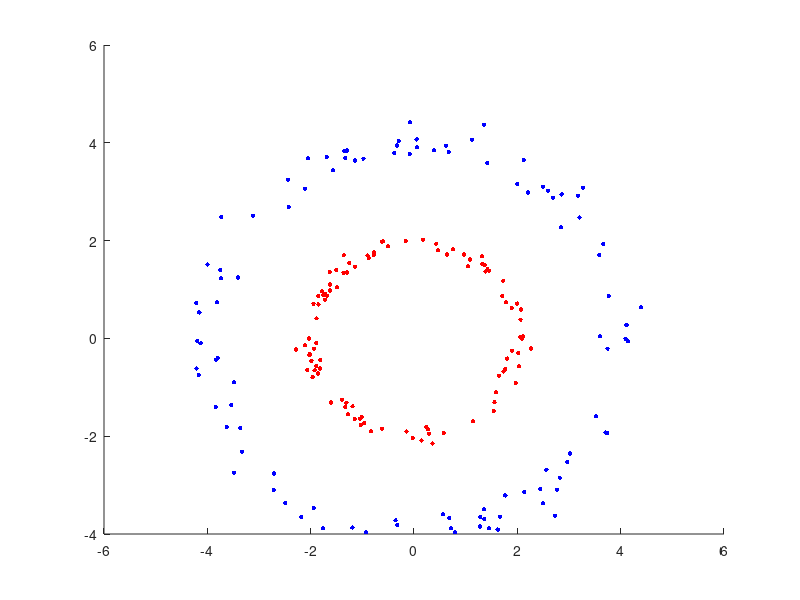

Write the MATLAB code that produced this figure. (Note: this script raises an error after producing the figure.)
%% KPCA Example with a kernel
% Sai Ravela (C) 2017
% No explicit feature map calculation

close all;
set(0,'DefaultFigureWindowStyle','docked')
N2=100;
% Generate Data
th1 = rand(N2,1)*2*pi;
th2 = rand(N2,1)*2*pi;
amp1 = randn(N2,1)*0.1+2;
amp2 = randn(N2,1)*0.2+4;

x1=[amp1.*cos(th1) amp1.*sin(th1)];
x2=[amp2.*cos(th2) amp2.*sin(th2)];

data = [x1;x2];
[N,n]=size(data);

%Inner products
D=data*data';

%Kernel
K=D+diag(D)*diag(D)';

%Centering
tmp = (1/N*ones(1,N)*K + K*ones(N,1)/N);
tmp = (tmp + tmp')/2;
K = K - tmp+ ones(1,N)*K*ones(N,1)/N^2;

[u,s,v]=svd(K);

%Embedding
z=1/sqrt(N)*pinv(sqrt(s))*u'*K;

clrs = [repmat([1 0 0],[100 1]); repmat([0 0 1],[100 1])];
h1=figure(1);
scatter(data(:,1),data(:,2),10,clrs,'filled')
figure(2); plot(ksdensity(z(1,:)),'r.');

figure(4);scatter(z(1,:),z(2,:),10,clrs,'filled');

